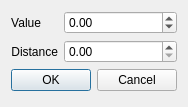
<?xml version="1.0" encoding="UTF-8"?>
<ui version="4.0">
 <class>PointMomentDialog</class>
 <widget class="QDialog" name="PointMomentDialog">
  <property name="geometry">
   <rect>
    <x>0</x>
    <y>0</y>
    <width>184</width>
    <height>107</height>
   </rect>
  </property>
  <property name="windowTitle">
   <string>New point moment</string>
  </property>
  <layout class="QFormLayout" name="formLayout">
   <item row="0" column="0">
    <widget class="QLabel" name="label">
     <property name="text">
      <string>Value</string>
     </property>
     <property name="alignment">
      <set>Qt::AlignRight|Qt::AlignTrailing|Qt::AlignVCenter</set>
     </property>
    </widget>
   </item>
   <item row="0" column="1">
    <widget class="QDoubleSpinBox" name="doubleSpinBox">
     <property name="locale">
      <locale language="English" country="UnitedStates"/>
     </property>
     <property name="decimals">
      <number>2</number>
     </property>
     <property name="minimum">
      <double>-1.000000000000000</double>
     </property>
    </widget>
   </item>
   <item row="1" column="0">
    <widget class="QLabel" name="label_2">
     <property name="text">
      <string>Distance</string>
     </property>
     <property name="alignment">
      <set>Qt::AlignRight|Qt::AlignTrailing|Qt::AlignVCenter</set>
     </property>
    </widget>
   </item>
   <item row="1" column="1">
    <widget class="QDoubleSpinBox" name="doubleSpinBox_2">
     <property name="locale">
      <locale language="English" country="UnitedStates"/>
     </property>
     <property name="decimals">
      <number>2</number>
     </property>
    </widget>
   </item>
   <item row="2" column="0" colspan="2">
    <widget class="QDialogButtonBox" name="buttonBox">
     <property name="orientation">
      <enum>Qt::Horizontal</enum>
     </property>
     <property name="standardButtons">
      <set>QDialogButtonBox::Cancel|QDialogButtonBox::Ok</set>
     </property>
    </widget>
   </item>
  </layout>
 </widget>
 <resources/>
 <connections>
  <connection>
   <sender>buttonBox</sender>
   <signal>accepted()</signal>
   <receiver>PointMomentDialog</receiver>
   <slot>accept()</slot>
   <hints>
    <hint type="sourcelabel">
     <x>257</x>
     <y>97</y>
    </hint>
    <hint type="destinationlabel">
     <x>157</x>
     <y>274</y>
    </hint>
   </hints>
  </connection>
  <connection>
   <sender>buttonBox</sender>
   <signal>rejected()</signal>
   <receiver>PointMomentDialog</receiver>
   <slot>reject()</slot>
   <hints>
    <hint type="sourcelabel">
     <x>320</x>
     <y>97</y>
    </hint>
    <hint type="destinationlabel">
     <x>286</x>
     <y>274</y>
    </hint>
   </hints>
  </connection>
 </connections>
</ui>
